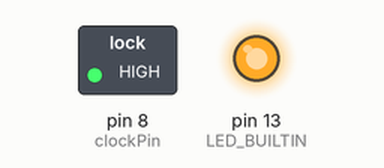
This sketch was run on a simulated Arduino Uno, built with avr-gcc and run on an emulated ATmega328P. Shown: switched loads named in the sketch (green lamp = pin HIGH), output pins drawn as LEDs (lit = HIGH).

Above: at 0.1 s.
Timing chart, 0 to 1.6 s (numbered marks = the images above):
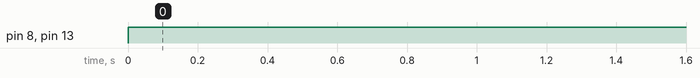

The sketch:

keyboard_diagnostics.ino
```cpp
/*
   3/6/2017
   Custom Keyboard Arduino code

   Diagnostic code for shift registers. Useful for finding bad
   connections with clock and latch pins.

   by Jim Schmitz
   jim@ixora.io
   ITP Camp 2016
*/

int clockPin = 8; // yellow
int latchPin = 9; // green
int dataPin = 10; // orange

void setup() {
  pinMode(clockPin, OUTPUT);
  pinMode(latchPin, OUTPUT);
  pinMode(dataPin, INPUT);

  pinMode(LED_BUILTIN, OUTPUT);
}

void loop() {
  digitalWrite(clockPin, HIGH);
  digitalWrite(latchPin, LOW);
  digitalWrite(LED_BUILTIN, HIGH);
}
```

Measured:
- by itself, pin 8 (clockPin), pin 13 (LED_BUILTIN): LOW → HIGH at 0.00 s
